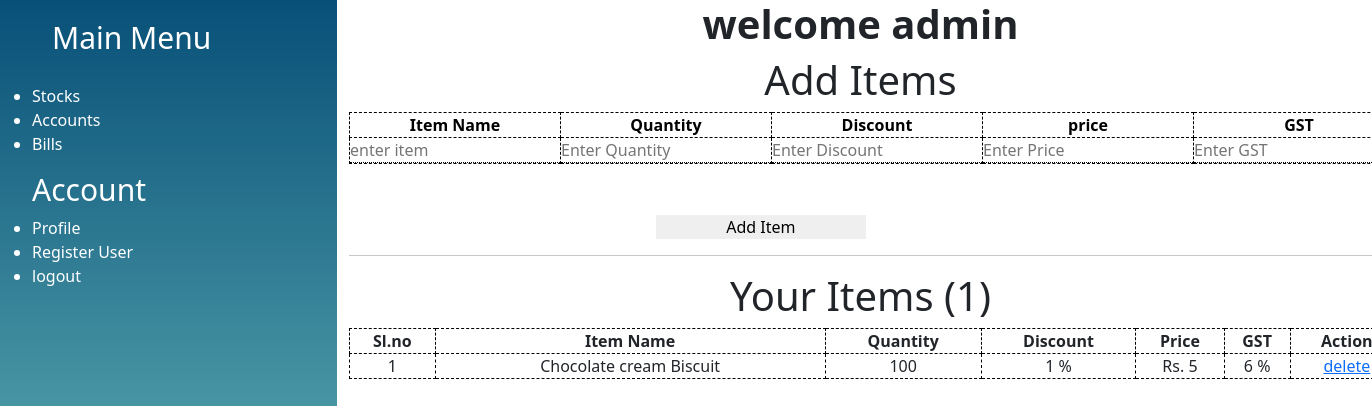
Screenshot of /dashboard/ (signed in) with the database file from the repository.
### GetUrBill/models.py (models this page shows, shortened)
class Items(models.Model):
    item_id=models.BigAutoField(primary_key=True)
    user=models.ForeignKey(Accounts,on_delete=CASCADE)
    item_name=models.CharField(max_length=100)
    quantity=models.IntegerField(default=0)
    selling_price=models.IntegerField(default=0)
    GST=models.IntegerField(default=9)
    discount=models.IntegerField(default=0)

### GetUrBill/views.py (the view, shortened to what this page needs)
# urls.py: path('dashboard/',views.dashboard),
@login_required
def dashboard(request):
    items=Items.objects.all().filter(user=request.user)
    context={"i":items}
    return render(request ,"dashboard.html",context)

### templates/dashboard.html (shortened to what this page needs)
{% extends 'sidebar.html' %}
    {% block body %}
    <h1 class="text-center">
    <strong>welcome {{request.user.shop_name}}</strong></h1>
    <h1 class="text-center">Add Items</h1>
    <form action="/dashboard/" method="post" id="form">
    <div class="form-group" id="form-group">
        <table>
            <tr>
              <th>Item Name</th>
              <th>Quantity</th>
              <th>Discount</th>
              <th>price</th>
              <th>GST</th>
            </tr>
            <tr>
                <td><input type="text" name="item_name" id="item_name" placeholder="enter item" required></td>
                <td><input type="number" name="quantity" id="quantity" placeholder="Enter Quantity" required></td>
                <td><input type="number" name="discount" id="discount"placeholder="Enter Discount" required></td>
                <td><input type="number" name="price" id="price"placeholder="Enter Price" required></td>
                <td><input type="number" name="gst" id="gst"placeholder="Enter GST" required></td>
            </tr>
          </table>
</div>
    <input type="submit" value="Add Item" onclick="load()">
</form>
{% if i %}
<hr>
<h1 class="text-center">Your Items ({{i.count}})</h1>
<div class="Item">
<table style="width:100%">
    <tr>
        <th>Sl.no</th>
      <th>Item Name</th>
      <th>Quantity</th>
      <th>Discount</th>
      <th>Price</th>
      <th>GST</th>
      <th>Action</th>
    </tr>
    {% for j in i%}
    <tr>
      <td>{{forloop.counter}}</td>
      <td>{{j.item_name}}</td>
      <td>{{j.quantity}}</td>
      <td>{{j.discount}} %</td>
      <td>Rs. {{j.selling_price}}</td>
      <td>{{j.GST}} %</td>
      <td><a href="/delete/{{j.item_id}}"onclick="load()">delete</a></td>
    </tr>
    {% endfor %}
  </table>
</div>
    {% else %}
    <p class="text-center">You Do not have any Items.</p>
    {% endif %}
{% endblock body %}

### GetUrBill/static/sidebar.css (style rules this page uses)
* { margin: 0px; padding: 0px; }
body { width: 100%; }

### GetUrBill/static/dashboard.css (style rules this page uses)
.form-group { color:black; width: inherit; display: flex; }
table { width: 100%; }
input { border:none; border-bottom: 1px dotted black; width: 210px; }
tr,td,th { border: 1px dotted black; border-style:dashed; align-items: center; text-align: center; }
.Item { width: 1055px; display: flex; }
input[type="submit"] { border: none; margin-left: 30%; margin-top: 5%; }

### rows the page displays
Items: item_name "Chocolate cream Biscuit", quantity "100", discount "1", selling_price "5", GST "6"

### other values shown
{{ i.count }} "1"
